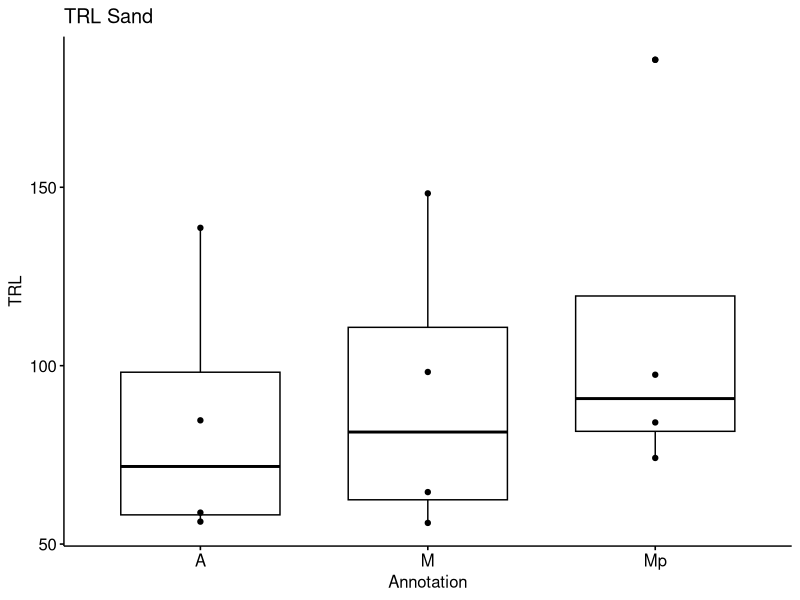
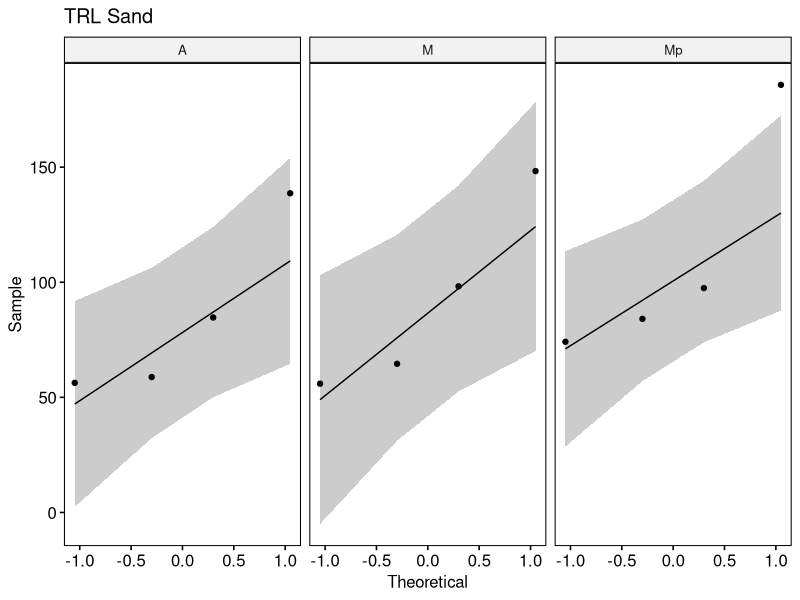
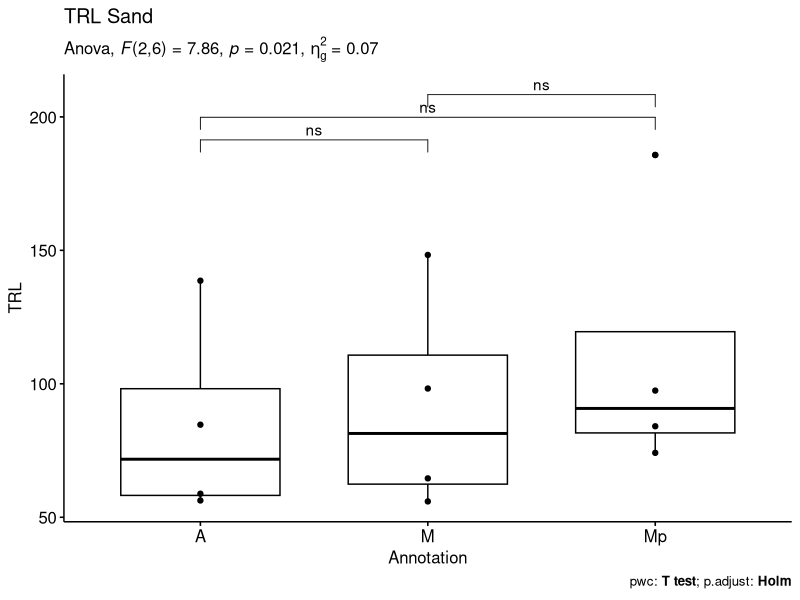
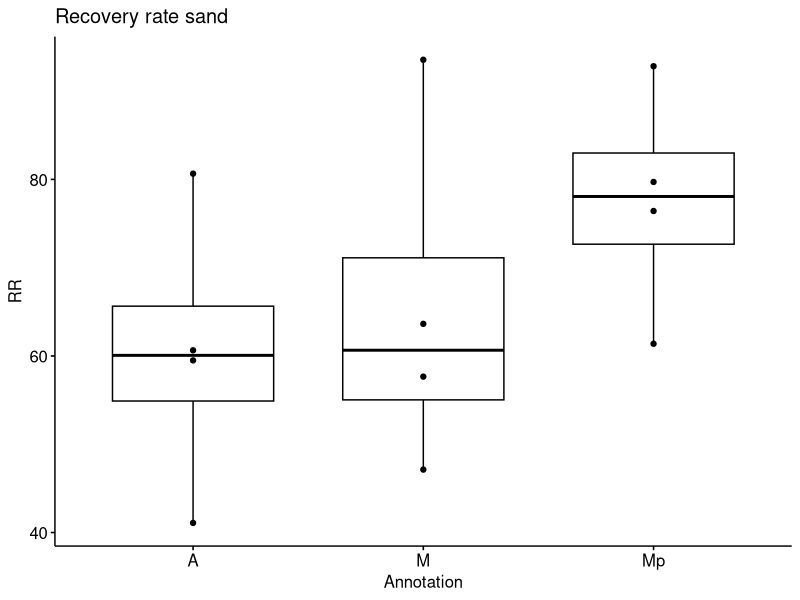
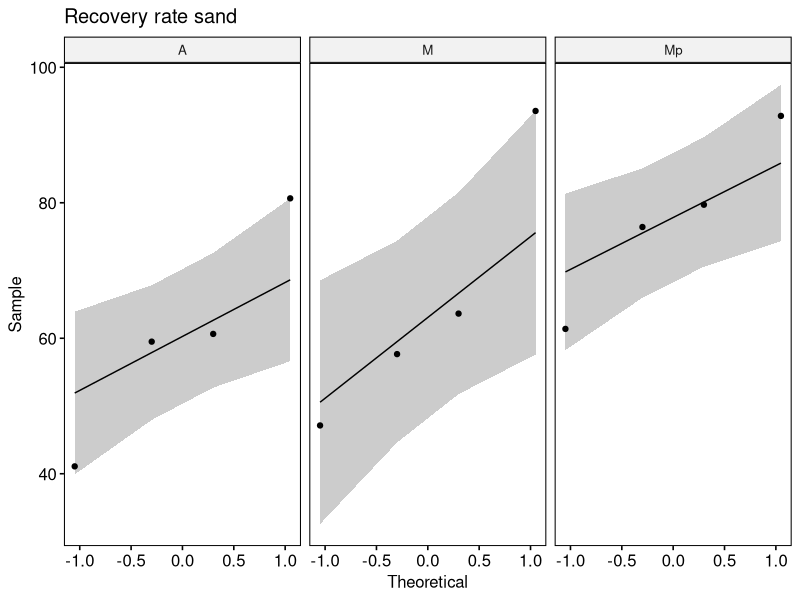
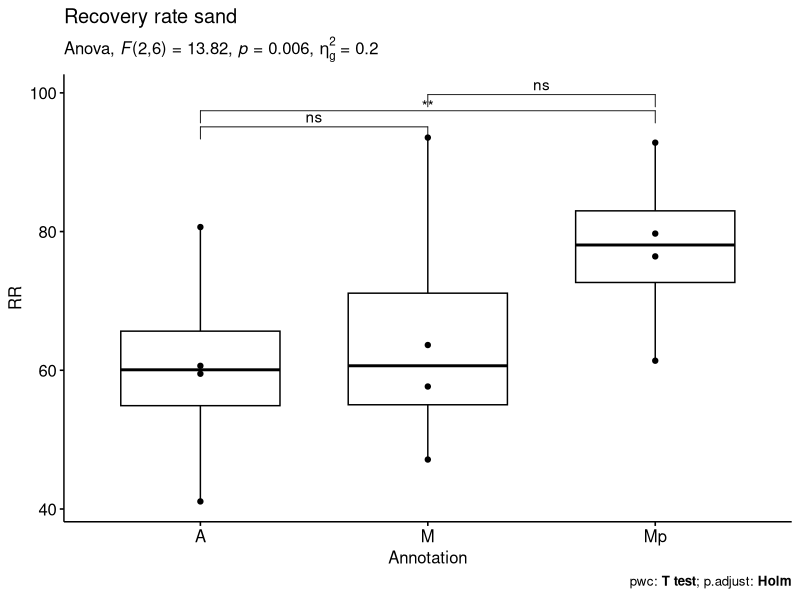
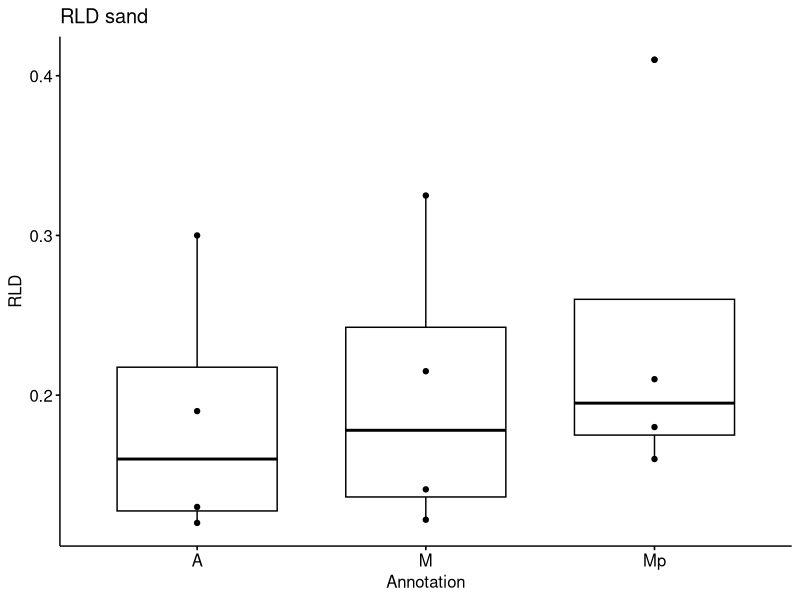
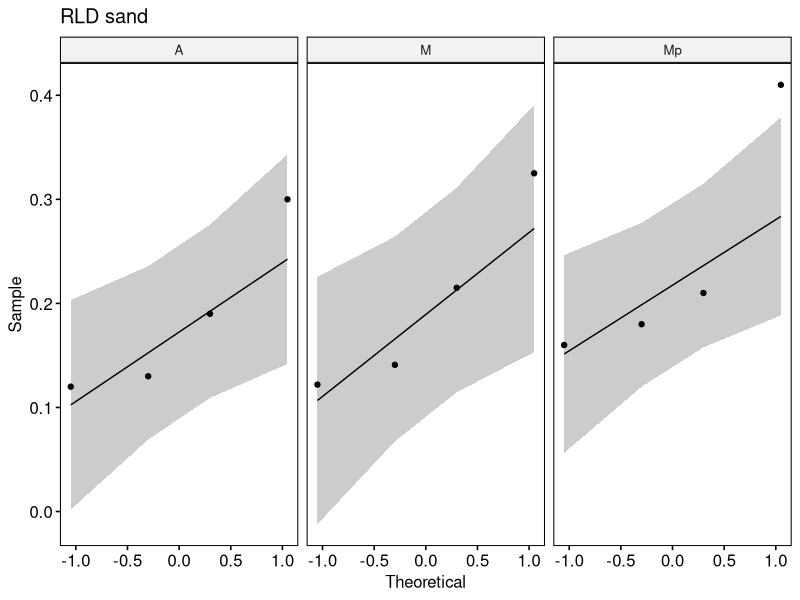

These charts were generated, in order, by the following R code: (Note: this script raises an error after producing the figures.)
#SAND
library(tidyverse)
library(ggpubr)
library(rstatix)

Plant <- c("1", "2", "3", "4", "1", "2", "3", "4", "1", "2", "3", "4")
Annotation <- c("M", "M", "M", "M", "Mp", "Mp", "Mp", "Mp", "A",  "A",  "A",  "A")
TRL <- c(64.57, 148.28, 98.23, 55.93, 84.09, 185.73, 97.46, 74.13, 56.29, 138.63, 84.678, 58.82)
RR <-c(47.13,	63.64,	93.55,	57.66,	61.38,	79.71,	92.82,	76.42,	41.09,	59.50,	80.65,	60.64)
RLD <-c(0.141,	0.325,	0.215,	0.122,	0.18,	0.41,	0.21,	0.16,	0.12,	0.30,	0.19,	0.13)
HMD <-c(1.50,	0.99,	1.21,	1.61,	1.31,	0.88,	1.22,	1.40,	1.60,	1.02,	1.31,	1.57)
Tips <-c(17,	37,	18,	15,	38,	55,	19,	32,	33,	111,	36,	31)
LTipsone <-c(8, 32, 14, 13, 17, 50, 14, 29, 13, 35, 12, 21)
LTipstwo <-c(8, 4, 3, 1, 15, 4, 4, 2, 16, 40, 9, 6)
LTipsthree <-c(0, 0, 0, 0, 5, 0, 0, 0, 3, 26, 12, 3)
mean_radius <-c(0.0248,	0.0232,	0.0251,	0.0305,	0.0329,	0.0298,	0.0336,	0.0391,	0.0359,	0.028,	0.0318,	0.0337)
Krs_c <-c(1.52E-03,	2.51E-03,	2.49E-03,	1.62E-03,	2.38E-03,	3.20E-03,	3.11E-03,	2.50E-03,	1.87E-03,	3.19E-03,	2.60E-03,	1.83E-03)
Krs_v <-c(7.28E-03,	1.20E-02,	1.11E-02,	9.50E-03,	1.07E-02,	1.39E-02,	1.21E-02,	1.36E-02,	9.04E-03,	1.71E-02,	5.61E-03,	1.01E-02)
Network_conductance_c <-c(2.35E-05,	1.69E-05,	2.53E-05,	2.90E-05,	2.83E-05,	1.72E-05,	3.19E-05,	3.37E-05,	3.32E-05,	2.30E-05,	3.07E-05,	3.11E-05)
Network_conductance_v <-c(1.13E-04,	8.09E-05,	1.13E-04,	1.70E-04,	1.27E-04,	7.48E-05,	1.24E-04,	1.83E-04,	1.61E-04,	1.23E-04,	6.63E-05,	1.72E-04)
zSUFc<-c( -4.05,	-5.74,	-3.51,	-4.88,	-4.16,	-5.40,	-3.39,	-4.08,	-4.17,	-5.80,	-3.76,	-4.74)
zSUFv<-c(	-3.48,	-4.68,	-1.95,	-3.91,	-3.48,	-3.78,	-1.83,	-3.13,	-3.31,	-4.25,	-2.71,	-3.90)



Sand <- data.frame(Plant, Annotation, TRL, RR, RLD, HMD, Tips, LTipsone, LTipstwo, LTipsthree, mean_radius, Krs_c, Krs_v, Network_conductance_c, Network_conductance_v, zSUFc, zSUFv)
Sand_ <-as_tibble(Sand)
Sand_ <- Sand_ %>%
  convert_as_factor(Plant, Annotation)
print (Sand_)

# only for M and M+
Plant_time <- c("1", "2", "3", "4", "1", "2", "3", "4")
Annotation_time <- c("M", "M", "M", "M", "Mp", "Mp", "Mp", "Mp")
Annotation_rate <- c(2.207,	2.5217,	4.519,	3.9111,	4.856,	5.962,	8.032,	7.127)
Sand_time <- data.frame(Plant_time, Annotation_time, Annotation_rate)
Sand_time <-as_tibble(Sand_time)
Sand_time <- Sand_time %>%
  convert_as_factor(Plant_time, Annotation_time)
print (Sand_time)

# TRL
bxp1 <- ggboxplot(Sand_, x = "Annotation", y = "TRL", add = "point", title="TRL Sand")
bxp1

Sand_ %>%
  group_by(Annotation) %>%
  identify_outliers(TRL)

Sand_ %>%
  group_by(Annotation) %>%
  get_summary_stats(TRL, type = "mean_sd")

Sand_ %>%
  group_by(Annotation) %>%
  shapiro_test(TRL)



ggqqplot(Sand_, "TRL", facet.by = "Annotation", title="TRL Sand") #graue Balken sind 95% Konfidenzintervall

res.aov <- anova_test(data = Sand_, dv = TRL, wid = Plant, within = Annotation, detailed = TRUE)
get_anova_table(res.aov)

pwc_TRL <- Sand_ %>%
  pairwise_t_test(
    TRL ~ Annotation, paired = TRUE,
    p.adjust.method = "holm",
    alternative ="two.sided",
    detailed = TRUE
  )
pwc_TRL


pwc_TRL <- pwc_TRL %>% add_xy_position(x = "Annotation")
bxp1 + 
  stat_pvalue_manual(pwc_TRL) +
  labs(
    subtitle = get_test_label(res.aov, detailed = TRUE),
    caption = get_pwc_label(pwc_TRL)
  )


# Recovery rate
bxp2 <- ggboxplot(Sand_, x = "Annotation", y = "RR", add = "point", title="Recovery rate sand")
bxp2
Sand_ %>%
  group_by(Annotation) %>%
  identify_outliers(RR)

Sand_ %>%
  group_by(Annotation) %>%
  get_summary_stats(RR, type = "mean_sd")


Sand_ %>%
  group_by(Annotation) %>%
  shapiro_test(RR)


ggqqplot(Sand_, "RR", facet.by = "Annotation", title="Recovery rate sand")
res.aov <- anova_test(data = Sand_, dv = RR, wid = Plant, within = Annotation)
get_anova_table(res.aov)

pwc_RR <- Sand_ %>%
  pairwise_t_test(
    RR ~ Annotation, paired = TRUE,
    p.adjust.method = "holm",
    alternative ="two.sided"
  )
pwc_RR

pwc_RR <- pwc_RR %>% add_xy_position(x = "Annotation")
bxp2 + 
  stat_pvalue_manual(pwc_RR) +
  labs(
    subtitle = get_test_label(res.aov, detailed = TRUE),
    caption = get_pwc_label(pwc_RR)
  )

# RLD
bxp3 <- ggboxplot(Sand_, x = "Annotation", y = "RLD", add = "point", title="RLD sand")
bxp3
Sand_ %>%
  group_by(Annotation) %>%
  identify_outliers(RLD)
Sand_ %>%
  group_by(Annotation) %>%
  get_summary_stats(RLD, type = "mean_sd")
Sand_ %>%
  group_by(Annotation) %>%
  shapiro_test(RLD)

ggqqplot(Sand_, "RLD", facet.by = "Annotation", title="RLD sand")
res.aov <- anova_test(data = Sand_, dv = RLD, wid = Plant, within = Annotation)
get_anova_table(res.aov)

pwc_RLD <- Sand_ %>%
  pairwise_t_test(
    RLD ~ Annotation, paired = TRUE,
    p.adjust.method = "holm",
    alternative ="two.sided"
  )
pwc_RLD

pwc_RLD <- pwc_RLD %>% add_xy_position(x = "Annotation")
bxp3 + 
  stat_pvalue_manual(pwc_RLD) +
  labs(
    subtitle = get_test_label(res.aov, detailed = TRUE),
    caption = get_pwc_label(pwc_RLD)
  )


# HMD
bxp4 <- ggboxplot(Sand_, x = "Annotation", y = "HMD", add = "point", title="HMD sand")
bxp4
Sand_ %>%
  group_by(Annotation) %>%
  identify_outliers(HMD)
Sand_ %>%
  group_by(Annotation) %>%
  get_summary_stats(HMD, type = "mean_sd")
Sand_ %>%
  group_by(Annotation) %>%
  shapiro_test(HMD)

ggqqplot(Sand_, "HMD", facet.by = "Annotation", title="HMD sand")
res.aov <- anova_test(data = Sand_, dv = HMD, wid = Plant, within = Annotation)
get_anova_table(res.aov)

pwc_HMD <- Sand_ %>%
  pairwise_t_test(
    HMD ~ Annotation, paired = TRUE,
    p.adjust.method = "holm",
    alternative ="two.sided"
  )
pwc_HMD

pwc_HMD <- pwc_HMD %>% add_xy_position(x = "Annotation")
bxp4 + 
  stat_pvalue_manual(pwc_HMD) +
  labs(
    subtitle = get_test_label(res.aov, detailed = TRUE),
    caption = get_pwc_label(pwc_HMD)
  )

# Tips
bxp5 <- ggboxplot(Sand_, x = "Annotation", y = "Tips", add = "point", title="Tips sand")
bxp5
Sand_ %>%
  group_by(Annotation) %>%
  identify_outliers(Tips)
Sand_ %>%
  group_by(Annotation) %>%
  get_summary_stats(Tips, type = "mean_sd")
Sand_ %>%
  group_by(Annotation) %>%
  shapiro_test(Tips)

ggqqplot(Sand_, "Tips", facet.by = "Annotation", title="Tips sand")
res.aov <- anova_test(data = Sand_, dv = Tips, wid = Plant, within = Annotation)
get_anova_table(res.aov)

pwc_Tips <- Sand_ %>%
  pairwise_t_test(
    Tips ~ Annotation, paired = TRUE,
    p.adjust.method = "holm",
    alternative ="two.sided"
  )
pwc_Tips

pwc_Tips <- pwc_Tips %>% add_xy_position(x = "Annotation")
bxp5 + 
  stat_pvalue_manual(pwc_Tips) +
  labs(
    subtitle = get_test_label(res.aov, detailed = TRUE),
    caption = get_pwc_label(pwc_Tips)
  )


# mean_radius
bxp6 <- ggboxplot(Sand_, x = "Annotation", y = "mean_radius", add = "point", title="mean_radius sand")
bxp6
Sand_ %>%
  group_by(Annotation) %>%
  identify_outliers(mean_radius)
Sand_ %>%
  group_by(Annotation) %>%
  get_summary_stats(mean_radius, type = "mean_sd")
Sand_ %>%
  group_by(Annotation) %>%
  shapiro_test(mean_radius)

ggqqplot(Sand_, "mean_radius", facet.by = "Annotation", title="mean_radius sand")
res.aov <- anova_test(data = Sand_, dv = mean_radius, wid = Plant, within = Annotation)
get_anova_table(res.aov)

pwc_mean_radius <- Sand_ %>%
  pairwise_t_test(
    mean_radius ~ Annotation, paired = TRUE,
    p.adjust.method = "holm",
    alternative ="two.sided"
  )
pwc_mean_radius

pwc_mean_radius <- pwc_mean_radius %>% add_xy_position(x = "Annotation")
bxp6 + 
  stat_pvalue_manual(pwc_mean_radius) +
  labs(
    subtitle = get_test_label(res.aov, detailed = TRUE),
    caption = get_pwc_label(pwc_mean_radius)
  )
# Krs_c
bxp7 <- ggboxplot(Sand_, x = "Annotation", y = "Krs_c", add = "point", title="Krs_c sand")
bxp7
Sand_ %>%
  group_by(Annotation) %>%
  identify_outliers(Krs_c)
Sand_ %>%
  group_by(Annotation) %>%
  get_summary_stats(Krs_c, type = "mean_sd")
Sand_ %>%
  group_by(Annotation) %>%
  shapiro_test(Krs_c)

ggqqplot(Sand_, "Krs_c", facet.by = "Annotation", title="Krs_c sand")
res.aov <- anova_test(data = Sand_, dv = Krs_c, wid = Plant, within = Annotation)
get_anova_table(res.aov)

pwc_Krs_c <- Sand_ %>%
  pairwise_t_test(
    Krs_c ~ Annotation, paired = TRUE,
    p.adjust.method = "holm",
    alternative ="two.sided"
  )
pwc_Krs_c

pwc_Krs_c <- pwc_Krs_c %>% add_xy_position(x = "Annotation")
bxp7 + 
  stat_pvalue_manual(pwc_Krs_c) +
  labs(
    subtitle = get_test_label(res.aov, detailed = TRUE),
    caption = get_pwc_label(pwc_Krs_c)
  )


# Krs_v
bxp8 <- ggboxplot(Sand_, x = "Annotation", y = "Krs_v", add = "point", title="Krs_v sand")
bxp8
Sand_ %>%
  group_by(Annotation) %>%
  identify_outliers(Krs_v)
Sand_ %>%
  group_by(Annotation) %>%
  get_summary_stats(Krs_v, type = "mean_sd")
Sand_ %>%
  group_by(Annotation) %>%
  shapiro_test(Krs_v)

ggqqplot(Sand_, "Krs_v", facet.by = "Annotation", title="Krs_v sand")
res.aov <- anova_test(data = Sand_, dv = Krs_v, wid = Plant, within = Annotation)
get_anova_table(res.aov)

pwc_Krs_v <- Sand_ %>%
  pairwise_t_test(
    Krs_v ~ Annotation, paired = TRUE,
    p.adjust.method = "holm",
    alternative ="two.sided"
  )
pwc_Krs_v

pwc_Krs_v <- pwc_Krs_v %>% add_xy_position(x = "Annotation")
bxp8 + 
  stat_pvalue_manual(pwc_Krs_v) +
  labs(
    subtitle = get_test_label(res.aov, detailed = TRUE),
    caption = get_pwc_label(pwc_Krs_v)
  )



# Network_conductance_c
bxp9 <- ggboxplot(Sand_, x = "Annotation", y = "Network_conductance_c", add = "point", title="Network_conductance_c sand")
bxp9
Sand_ %>%
  group_by(Annotation) %>%
  identify_outliers(Network_conductance_c)
Sand_ %>%
  group_by(Annotation) %>%
  get_summary_stats(Network_conductance_c, type = "mean_sd")
Sand_ %>%
  group_by(Annotation) %>%
  shapiro_test(Network_conductance_c)

ggqqplot(Sand_, "Network_conductance_c", facet.by = "Annotation", title="Network_conductance_c sand")
res.aov <- anova_test(data = Sand_, dv = Network_conductance_c, wid = Plant, within = Annotation)
get_anova_table(res.aov)

pwc_Network_conductance_c <- Sand_ %>%
  pairwise_t_test(
    Network_conductance_c ~ Annotation, paired = TRUE,
    p.adjust.method = "holm",
    alternative ="two.sided"
  )
pwc_Network_conductance_c

pwc_Network_conductance_c <- pwc_Network_conductance_c %>% add_xy_position(x = "Annotation")
bxp9 + 
  stat_pvalue_manual(pwc_Network_conductance_c) +
  labs(
    subtitle = get_test_label(res.aov, detailed = TRUE),
    caption = get_pwc_label(pwc_Network_conductance_c)
  )


# Network_conductance_v
bxp10 <- ggboxplot(Sand_, x = "Annotation", y = "Network_conductance_v", add = "point", title="Network_conductance_v sand")
bxp10
Sand_ %>%
  group_by(Annotation) %>%
  identify_outliers(Network_conductance_v)
Sand_ %>%
  group_by(Annotation) %>%
  get_summary_stats(Network_conductance_v, type = "mean_sd")
Sand_ %>%
  group_by(Annotation) %>%
  shapiro_test(Network_conductance_v)

ggqqplot(Sand_, "Network_conductance_v", facet.by = "Annotation", title="Network_conductance_v sand")
res.aov <- anova_test(data = Sand_, dv = Network_conductance_v, wid = Plant, within = Annotation)
get_anova_table(res.aov)

pwc_Network_conductance_v <- Sand_ %>%
  pairwise_t_test(
    Network_conductance_v ~ Annotation, paired = TRUE,
    p.adjust.method = "holm",
    alternative ="two.sided"
  )
pwc_Network_conductance_v

pwc_Network_conductance_v <- pwc_Network_conductance_v %>% add_xy_position(x = "Annotation")
bxp10 + 
  stat_pvalue_manual(pwc_Network_conductance_v) +
  labs(
    subtitle = get_test_label(res.aov, detailed = TRUE),
    caption = get_pwc_label(pwc_Network_conductance_v)
  )

# zSUFc
bxp11 <- ggboxplot(Sand_, x = "Annotation", y = "zSUFc", add = "point", title="zSUFc sand")
bxp11
Sand_ %>%
  group_by(Annotation) %>%
  identify_outliers(zSUFc)
Sand_ %>%
  group_by(Annotation) %>%
  get_summary_stats(zSUFc, type = "mean_sd")
Sand_ %>%
  group_by(Annotation) %>%
  shapiro_test(zSUFc)

ggqqplot(Sand_, "zSUFc", facet.by = "Annotation", title="zSUFc sand")
res.aov <- anova_test(data = Sand_, dv = zSUFc, wid = Plant, within = Annotation)
get_anova_table(res.aov)

pwc_zSUFc <- Sand_ %>%
  pairwise_t_test(
    zSUFc ~ Annotation, paired = TRUE,
    p.adjust.method = "holm",
    alternative ="two.sided"
  )
pwc_zSUFc

pwc_zSUFc <- pwc_zSUFc %>% add_xy_position(x = "Annotation")
bxp11 + 
  stat_pvalue_manual(pwc_zSUFc) +
  labs(
    subtitle = get_test_label(res.aov, detailed = TRUE),
    caption = get_pwc_label(pwc_zSUFc)
  )


# zSUFv
bxp12 <- ggboxplot(Sand_, x = "Annotation", y = "zSUFv", add = "point", title="zSUFv sand")
bxp12
Sand_ %>%
  group_by(Annotation) %>%
  identify_outliers(zSUFv)
Sand_ %>%
  group_by(Annotation) %>%
  get_summary_stats(zSUFv, type = "mean_sd")
Sand_ %>%
  group_by(Annotation) %>%
  shapiro_test(zSUFv)

ggqqplot(Sand_, "zSUFv", facet.by = "Annotation", title="zSUFv sand")
res.aov <- anova_test(data = Sand_, dv = zSUFv, wid = Plant, within = Annotation)
get_anova_table(res.aov)

pwc_zSUFv <- Sand_ %>%
  pairwise_t_test(
    zSUFv ~ Annotation, paired = TRUE,
    p.adjust.method = "holm",
    alternative ="two.sided"
  )
pwc_zSUFv

pwc_zSUFv <- pwc_zSUFv %>% add_xy_position(x = "Annotation")
bxp12 + 
  stat_pvalue_manual(pwc_zSUFv) +
  labs(
    subtitle = get_test_label(res.aov, detailed = TRUE),
    caption = get_pwc_label(pwc_zSUFv)
  )

# Annotation rate
bxp13 <- ggboxplot(Sand_time, x = "Annotation_time", y = "Annotation_rate", add = "point", title="Annotation rate sand")
bxp13

Sand_time %>%
  group_by(Annotation_time) %>%
  identify_outliers(Annotation_rate)

Sand_time %>%
  group_by(Annotation_time) %>%
  get_summary_stats(Annotation_rate, type = "mean_sd")

Sand_time %>%
  group_by(Annotation_time) %>%
  shapiro_test(Annotation_rate)

ggqqplot(Sand_time, "Annotation_rate", facet.by = "Annotation_time")

res.aov <- anova_test(data = Sand_time, dv = Annotation_rate, wid = Plant_time, within = Annotation_time)
get_anova_table(res.aov)

pwc_Annotation_rate <- Sand_time %>%
  pairwise_t_test(
    Annotation_rate ~ Annotation_time, paired = TRUE,
    p.adjust.method = "holm",
    alternative ="two.sided"
  )
pwc_Annotation_rate

pwc_Annotation_rate <- pwc_Annotation_rate %>% add_xy_position(x = "Annotation")
bxp13 + 
  stat_pvalue_manual(pwc_Annotation_rate) +
  labs(
    subtitle = get_test_label(res.aov, detailed = TRUE),
    caption = get_pwc_label(pwc_Annotation_rate)
  )



Sand_ %>%
  group_by(Annotation) %>%
  get_summary_stats(Tips, type = "common")

Sand_ %>%
  group_by(Annotation) %>%
  shapiro_test(Tips)

res.fried <- Sand_ %>% friedman_test(Tips ~ Annotation |Plant)
res.fried

pwc_WC_Tips <- Sand_ %>%
  wilcox_test(Tips ~ Annotation, paired = TRUE, p.adjust.method = "bonferroni")
pwc_WC_Tips

pwc_WC_Tips <- pwc_WC_Tips %>% add_xy_position(x = "Annotation")
ggboxplot(Sand_, x = "Annotation", y = "Tips", add = "point") +
  stat_pvalue_manual(pwc_WC_Tips, hide.ns = TRUE) +
  labs(
    subtitle = get_test_label(res.fried,  detailed = TRUE),
    caption = get_pwc_label(pwc_WC_Tips)
  )


# LTipsone
bxp14 <- ggboxplot(Sand_, x = "Annotation", y = "LTipsone", add = "point", title="LTipsone sand")
bxp14
Sand_ %>%
  group_by(Annotation) %>%
  identify_outliers(LTipsone)
Sand_ %>%
  group_by(Annotation) %>%
  get_summary_stats(LTipsone, type = "mean_sd")
Sand_ %>%
  group_by(Annotation) %>%
  shapiro_test(LTipsone)

ggqqplot(Sand_, "LTipsone", facet.by = "Annotation", title="LTipsone sand")
res.aov <- anova_test(data = Sand_, dv = LTipsone, wid = Plant, within = Annotation)
get_anova_table(res.aov)

pwc_LTipsone <- Sand_ %>%
  pairwise_t_test(
    LTipsone ~ Annotation, paired = TRUE,
    p.adjust.method = "holm",
    alternative ="two.sided"
  )
pwc_LTipsone

pwc_LTipsone <- pwc_LTipsone %>% add_xy_position(x = "Annotation")
bxp14 + 
  stat_pvalue_manual(pwc_LTipsone) +
  labs(
    subtitle = get_test_label(res.aov, detailed = TRUE),
    caption = get_pwc_label(pwc_LTipsone)
  )


# LTipstwo
bxp15 <- ggboxplot(Sand_, x = "Annotation", y = "LTipstwo", add = "point", title="LTipstwo sand")
bxp15
Sand_ %>%
  group_by(Annotation) %>%
  identify_outliers(LTipstwo)
Sand_ %>%
  group_by(Annotation) %>%
  get_summary_stats(LTipstwo, type = "mean_sd")
Sand_ %>%
  group_by(Annotation) %>%
  shapiro_test(LTipstwo)

ggqqplot(Sand_, "LTipstwo", facet.by = "Annotation", title="LTipstwo Sand")
res.aov <- anova_test(data = Sand_, dv = LTipstwo, wid = Plant, within = Annotation)
get_anova_table(res.aov)

pwc_LTipstwo <- Sand_ %>%
  pairwise_t_test(
    LTipstwo ~ Annotation, paired = TRUE,
    p.adjust.method = "holm",
    alternative ="two.sided"
  )
pwc_LTipstwo

pwc_LTipstwo <- pwc_LTipstwo %>% add_xy_position(x = "Annotation")
bxp15 + 
  stat_pvalue_manual(pwc_LTipstwo) +
  labs(
    subtitle = get_test_label(res.aov, detailed = TRUE),
    caption = get_pwc_label(pwc_LTipstwo)
  )

# LTipsthree
bxp16 <- ggboxplot(Sand_, x = "Annotation", y = "LTipsthree", add = "point", title="LTipsthree Sand")
bxp16
Sand_ %>%
  group_by(Annotation) %>%
  identify_outliers(LTipsthree)
Sand_ %>%
  group_by(Annotation) %>%
  get_summary_stats(LTipsthree, type = "mean_sd")
Sand_ %>%
  group_by(Annotation) %>%
  shapiro_test(LTipsthree)

ggqqplot(Sand_, "LTipsthree", facet.by = "Annotation", title="LTipsthree sand")
res.aov <- anova_test(data = Sand_, dv = LTipsthree, wid = Plant, within = Annotation)
get_anova_table(res.aov)

pwc_LTipsthree <- Sand_ %>%
  pairwise_t_test(
    LTipsthree ~ Annotation, paired = TRUE,
    p.adjust.method = "holm",
    alternative ="two.sided"
  )
pwc_LTipsthree

pwc_LTipsthree <- pwc_LTipsthree %>% add_xy_position(x = "Annotation")
bxp16 + 
  stat_pvalue_manual(pwc_LTipsthree) +
  labs(
    subtitle = get_test_label(res.aov, detailed = TRUE),
    caption = get_pwc_label(pwc_LTipsthree)
  )

Sand_ %>%
  group_by(Annotation) %>%
  get_summary_stats(LTipsone, type = "common")


Sand_ %>%
  group_by(Annotation) %>%
  shapiro_test(LTipsone)

res.fried <- Sand_ %>% friedman_test(LTipsone ~ Annotation |Plant)
res.fried

pwc_WC_LTipsone <- Sand_ %>%
  wilcox_test(LTipsone ~ Annotation, paired = TRUE, p.adjust.method = "bonferroni")
pwc_WC_LTipsone

pwc_WC_LTipsone <- pwc_WC_LTipsone %>% add_xy_position(x = "Annotation")
ggboxplot(Sand_, x = "Annotation", y = "LTipsone", add = "point") +
  stat_pvalue_manual(pwc_WC_LTipsone, hide.ns = TRUE) +
  labs(
    subtitle = get_test_label(res.fried,  detailed = TRUE),
    caption = get_pwc_label(pwc_WC_LTipsone)
  )

Sand_ %>%
  group_by(Annotation) %>%
  get_summary_stats(LTipstwo, type = "common")

Sand_ %>%
  group_by(Annotation) %>%
  shapiro_test(LTipstwo) 

res.fried <- Sand_ %>% friedman_test(LTipstwo ~ Annotation |Plant)
res.fried

pwc_WC_LTipstwo <- Sand_ %>%
  wilcox_test(LTipstwo ~ Annotation, paired = TRUE, p.adjust.method = "bonferroni")
pwc_WC_LTipstwo

pwc_WC_LTipstwo <- pwc_WC_LTipstwo %>% add_xy_position(x = "Annotation")
ggboxplot(Sand_, x = "Annotation", y = "LTipstwo", add = "point") +
  stat_pvalue_manual(pwc_WC_LTipstwo, hide.ns = TRUE) +
  labs(
    subtitle = get_test_label(res.fried,  detailed = TRUE),
    caption = get_pwc_label(pwc_WC_LTipstwo)
  )


Sand_ %>%
  group_by(Annotation) %>%
  get_summary_stats(LTipsthree, type = "common")

Sand_ %>%
  group_by(Annotation) %>%
  shapiro_test(LTipsthree)

res.fried <- Sand_ %>% friedman_test(LTipsthree ~ Annotation |Plant)
res.fried

pwc_WC_LTipsthree <- Sand_ %>%
  wilcox_test(LTipsthree ~ Annotation, paired = TRUE, p.adjust.method = "bonferroni")
pwc_WC_LTipsthree

pwc_WC_LTipsthree <- pwc_WC_LTipsthree %>% add_xy_position(x = "Annotation")
ggboxplot(Sand_, x = "Annotation", y = "LTipsthree", add = "point") +
  stat_pvalue_manual(pwc_WC_LTipsthree, hide.ns = TRUE) +
  labs(
    subtitle = get_test_label(res.fried,  detailed = TRUE),
    caption = get_pwc_label(pwc_WC_LTipsthree)
  )

